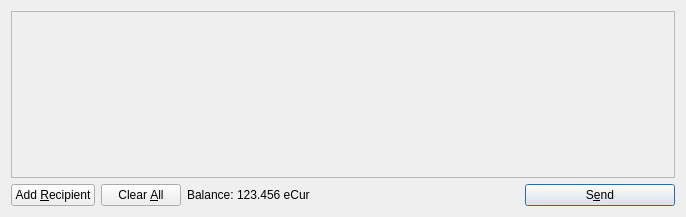
<?xml version="1.0" encoding="UTF-8"?>
<ui version="4.0">
 <class>SendCoinsDialog</class>
 <widget class="QDialog" name="SendCoinsDialog">
  <property name="geometry">
   <rect>
    <x>0</x>
    <y>0</y>
    <width>686</width>
    <height>217</height>
   </rect>
  </property>
  <property name="windowTitle">
   <string>Send Coins</string>
  </property>
  <layout class="QVBoxLayout" name="verticalLayout">
   <item>
    <widget class="QScrollArea" name="scrollArea">
     <property name="widgetResizable">
      <bool>true</bool>
     </property>
     <widget class="QWidget" name="scrollAreaWidgetContents">
      <property name="geometry">
       <rect>
        <x>0</x>
        <y>0</y>
        <width>666</width>
        <height>165</height>
       </rect>
      </property>
      <layout class="QVBoxLayout" name="verticalLayout_2">
       <property name="margin">
        <number>0</number>
       </property>
       <item>
        <layout class="QVBoxLayout" name="entries">
         <property name="spacing">
          <number>6</number>
         </property>
        </layout>
       </item>
       <item>
        <spacer name="verticalSpacer">
         <property name="orientation">
          <enum>Qt::Vertical</enum>
         </property>
         <property name="sizeHint" stdset="0">
          <size>
           <width>20</width>
           <height>40</height>
          </size>
         </property>
        </spacer>
       </item>
      </layout>
     </widget>
    </widget>
   </item>
   <item>
    <layout class="QHBoxLayout" name="horizontalLayout">
     <item>
      <widget class="QPushButton" name="addButton">
       <property name="toolTip">
        <string>Send to multiple recipients at once</string>
       </property>
       <property name="text">
        <string>Add &amp;Recipient</string>
       </property>
       <property name="icon">
        <iconset resource="../bitcoin.qrc">
         <normaloff>:/icons/add</normaloff>:/icons/add</iconset>
       </property>
       <property name="autoDefault">
        <bool>false</bool>
       </property>
      </widget>
     </item>
     <item>
      <widget class="QPushButton" name="clearButton">
       <property name="sizePolicy">
        <sizepolicy hsizetype="Minimum" vsizetype="Fixed">
         <horstretch>0</horstretch>
         <verstretch>0</verstretch>
        </sizepolicy>
       </property>
       <property name="toolTip">
        <string>Remove all transaction fields</string>
       </property>
       <property name="text">
        <string>Clear &amp;All</string>
       </property>
       <property name="icon">
        <iconset resource="../bitcoin.qrc">
         <normaloff>:/icons/remove</normaloff>:/icons/remove</iconset>
       </property>
       <property name="autoRepeatDelay">
        <number>300</number>
       </property>
       <property name="autoDefault">
        <bool>false</bool>
       </property>
      </widget>
     </item>
     <item>
      <layout class="QHBoxLayout" name="horizontalLayout_2">
       <property name="spacing">
        <number>3</number>
       </property>
       <item>
        <widget class="QLabel" name="label">
         <property name="text">
          <string>Balance:</string>
         </property>
        </widget>
       </item>
       <item>
        <widget class="QLabel" name="labelBalance">
         <property name="cursor">
          <cursorShape>IBeamCursor</cursorShape>
         </property>
         <property name="text">
          <string>123.456 eCur</string>
         </property>
         <property name="textInteractionFlags">
          <set>Qt::LinksAccessibleByMouse|Qt::TextSelectableByKeyboard|Qt::TextSelectableByMouse</set>
         </property>
        </widget>
       </item>
      </layout>
     </item>
     <item>
      <spacer name="horizontalSpacer">
       <property name="orientation">
        <enum>Qt::Horizontal</enum>
       </property>
       <property name="sizeHint" stdset="0">
        <size>
         <width>40</width>
         <height>20</height>
        </size>
       </property>
      </spacer>
     </item>
     <item>
      <widget class="QPushButton" name="sendButton">
       <property name="minimumSize">
        <size>
         <width>150</width>
         <height>0</height>
        </size>
       </property>
       <property name="toolTip">
        <string>Confirm the send action</string>
       </property>
       <property name="text">
        <string>S&amp;end</string>
       </property>
       <property name="icon">
        <iconset resource="../bitcoin.qrc">
         <normaloff>:/icons/send</normaloff>:/icons/send</iconset>
       </property>
       <property name="default">
        <bool>true</bool>
       </property>
      </widget>
     </item>
    </layout>
   </item>
  </layout>
 </widget>
 <resources>
  <include location="../bitcoin.qrc"/>
 </resources>
 <connections/>
</ui>
